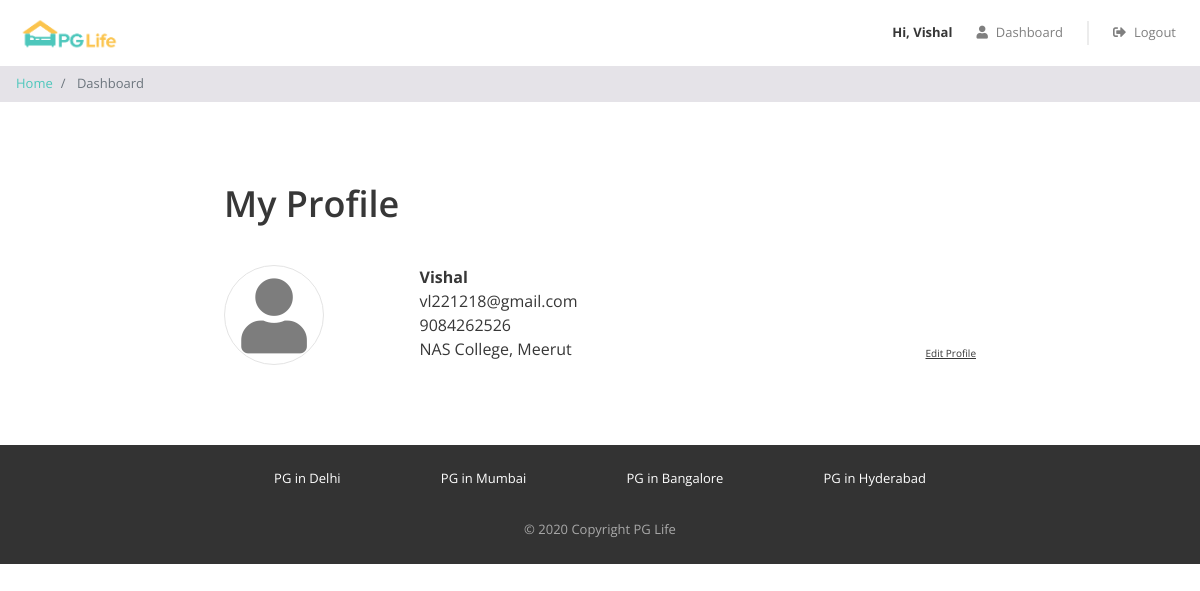
/dashboard.php (signed in), run on the app's committed database.
### tables this page shows
CREATE TABLE `users` (
  `id` int NOT NULL,
  `email` varchar(100) NOT NULL,
  `password` varchar(100) NOT NULL,
  `full_name` varchar(100) NOT NULL,
  `phone` varchar(20) NOT NULL,
  `gender` enum('male','female') NOT NULL,
  `college_name` varchar(100) NOT NULL
);

### dashboard.php (the view, shortened to what this page needs)
<?php
require "includes/database_connect.php";
$user_id = $_SESSION['user_id'];
$sql_1 = "SELECT * FROM users WHERE id = $user_id";
$result_1 = mysqli_query($conn, $sql_1);
$user = mysqli_fetch_assoc($result_1);
?>
<!DOCTYPE html>
<html lang="en">
<head>
    <?php
    include "includes/head_links.php";
    ?>
    <link href="css/dashboard.css" rel="stylesheet" />
</head>
<body>
    <?php
    include "includes/header.php";
    ?>
    <nav aria-label="breadcrumb">
        <ol class="breadcrumb py-2">
            <li class="breadcrumb-item">
                <a href="index.php">Home</a>
            </li>
            <li class="breadcrumb-item active" aria-current="page">
                Dashboard
            </li>
        </ol>
    </nav>
    <div class="my-profile page-container">
        <h1>My Profile</h1>
        <div class="row">
            <div class="col-md-3 profile-img-container">
                <i class="fas fa-user profile-img"></i>
            </div>
            <div class="col-md-9">
                <div class="row no-gutters justify-content-between align-items-end">
                    <div class="profile">
                        <div class="name"><?= $user['full_name'] ?></div>
                        <div class="email"><?= $user['email'] ?></div>
                        <div class="phone"><?= $user['phone'] ?></div>
                        <div class="college"><?= $user['college_name'] ?></div>
                    </div>
                    <div class="edit">
                        <div class="edit-profile">Edit Profile</div>
                    </div>
                </div>
            </div>
        </div>
    </div>
    <?php
    include "includes/footer.php";
    ?>
</body>
</html>

### css/common.css (style rules this page uses)
* { box-sizing: border-box; font-family: 'Open Sans', sans-serif; }
body { color: #373737; font-size: 16px; position: relative; }
h1, h2, h3, h4, h5, h6 { font-weight: 600; }
h1 { font-size: 36px; margin-bottom: 40px; }
.breadcrumb { background-color: #e5e3e8; font-size: 13px; border-radius: 0px; margin-bottom: 0px; }
.page-container { max-width: 800px; padding: 80px 24px; margin: auto; }

### css/dashboard.css (style rules this page uses)
.profile-img { color: #7d7d7d; font-size: 75px; text-align: center; border: 1px solid #e4e4e4; border-radius: 50%; height: 100px; width: 100px; line-height: 100px; }
.profile .name { font-weight: bold; }
.edit-profile { font-size: 10px; text-decoration: underline; cursor: pointer; }

### data on the page
users: full_name "Vishal", email "vl221218@gmail.com", phone "9084262526", college_name "NAS College, Meerut"

### other printed values
$_SESSION["full_name"] "Vishal"
